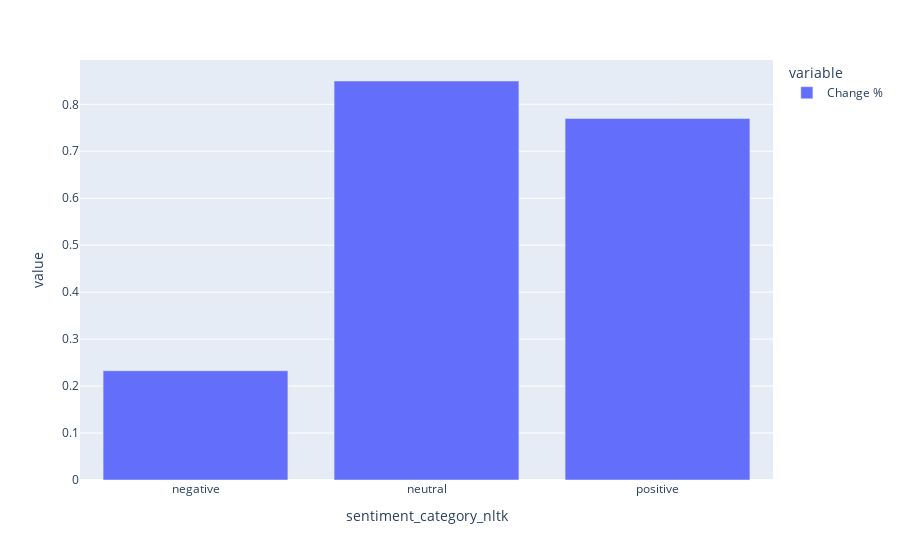

This figure's notebook cell:
### Markdown cell above
- Here we can see that 17 april 2021 bitcoin price touch 60K
- bitcoin touch the lowest on 20 july 2021 for 29.79k

### Code cell
(dfnew.groupby('sentiment_category_nltk')['Change %'].mean()).plot(kind='bar')

### Figure 1 — Plotly figure (JSON) as saved in the notebook; plotly's stock layout.template omitted (floating-point values rounded to 4 significant figures)
{"data": [{"alignmentgroup": "True", "hovertemplate": "variable=Change %<br>sentiment_category_nltk=%{x}<br>value=%{y}<extra></extra>", "legendgroup": "Change %", "marker": {"color": "#636efa", "pattern": {"shape": ""}}, "name": "Change %", "offsetgroup": "Change %", "orientation": "v", "showlegend": true, "textposition": "auto", "type": "bar", "x": ["negative", "neutral", "positive"], "xaxis": "x", "y": [0.2327, 0.8496, 0.7697], "yaxis": "y"}], "layout": {"barmode": "relative", "legend": {"title": {"text": "variable"}, "tracegroupgap": 0}, "margin": {"t": 60}, "xaxis": {"anchor": "y", "domain": [0, 1], "title": {"text": "sentiment_category_nltk"}}, "yaxis": {"anchor": "x", "domain": [0, 1], "title": {"text": "value"}}}}
